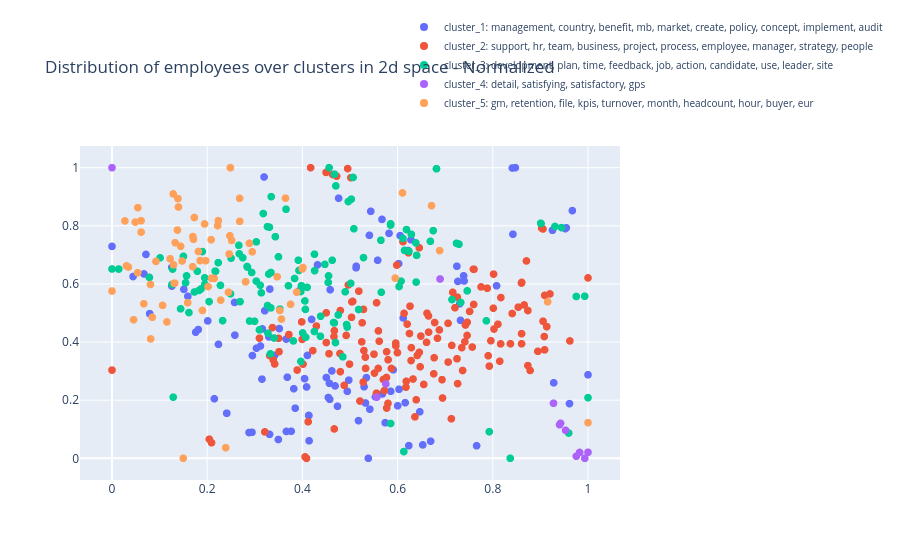

Write notebook code for a chart like this one.
### Code cell
fig = go.Figure()


for i, cl in enumerate(range(k)):
    cluster_df = averaged_employee_features[averaged_employee_features.cluster==cl]

    #plot all the employees belonging to a cluster using a new trace. 
    features = np.stack(cluster_df['feature_vector_2d'].to_numpy())
    
    #normalize the features between 0 and 1
    features_normed = preprocessing.normalize(features)
    # Normalize the features between 0 and 1 before visualization
    min_ = features.min(axis=0)
    max_ = features.max(axis=0)
    features_normed = (features - min_) / (max_ - min_)
    
    employee_titles = []
    # constructing hover text (all objectives belonging to that employee) 
    for emp in cluster_df.index.values:
        
        emp_index = employee_objective_indices[emp]
        employee_title = np_sentences[emp_index]
    
        employee_titles.append(emp + ': ' + employee_title[0:100])


    fig.add_trace(go.Scattergl(
      x=features_normed[:, 0],
      y=features_normed[:, 1],
      mode='markers',
      showlegend=True,
      text = employee_titles,
      marker=dict(size=8, color=i),
      name="cluster_"+str(cl+1) +": " + cluster_titles[cl]
    ))



fig.update_layout(title='Distribution of employees over clusters in 2d space - Normalized', legend=dict(
        x=0.6,
        y=1.4,
        traceorder='normal',
        font=dict(
            size=10)))
fig.show()
path = TopicModelObject.dir + '2D_clusters_norm.jpeg'
fig.write_image(path)

### Figure 1 — Plotly figure (JSON) as saved in the notebook; plotly's stock layout.template omitted (floating-point values rounded to 4 significant figures; data arrays with more than 128 entries replaced by an {"elided": "..."} marker saying what was removed)
{"data": [{"marker": {"color": 0, "size": 8}, "mode": "markers", "name": "cluster_1: management, country, benefit, mb, market, create, policy, concept, implement, audit", "showlegend": true, "text": ["*100464: support uk flexible working roll out contractual amendments retention program for as1 as2 implement ", "*100052: 1 communicate and cascade project details to the country leadership teams 2 enable the internal hrbp", "*100340: documentation and handover completed before start of assignment execution of m a and strategic proje", "*100444: working with mbs hr benefits team to create knowledge base documents to assist regional mbs hr to as", "*100155: support to optimize regional hr bp model in europe with focus on germany and interaction with ghrbps", "*100116: attainment of the defined goals 60 people scorecard 20 hr attrition stats 20 traing corriculum for 2", "*100243: achieve rebif performance goal 1 025b net sales placeholder objective for all other projects assignm", "*100183: 3 1 rewards a actively support merck 350 anniversary initiatives making the alignment with local hr ", "*100063: 1 contemplating offer benefit proposals liaise with hiring manager hrbp 2 exit process management en", "*100206: maintain recruiting time compared to 2016 make sure we are working in ats according to coe standards", "*100458: manage the change and deal with ambiguities ensure teamwork and align on common approach identify sy", "*100104: country factsheet prepare country factsheet for france and african countries and present them to the", "*100185: 1 finalize definition of global l d process and operational implementation finalize global learning ", "*100375: 1 f r berater koordination und tracking des recruitingprozesses teilnahme an w chentlichen recruitin", "*100012: 1 continue to build up on the asia compensation analysis to further identify elements and open items", "*100164: successful completion of aofp campaign and related materials by q4 and start of rollout successful e", "*100413: jana should get onboard the hr digital team again and work herself into the current activities of th", "*100258: implement initiatives planned by facilitating l l dyd workshops if need be communication via we eq a", "*100143: sourcing certification managerial traing courses 2019 fundamentals of management program share the t", "*100238: 1 ees 2 people development a b c 3 successfull implementation 4 successfull implementation a gdpf re", "*100437: achievement of financial targets delivery of focused priorities achieve net sales of 964 9 brl with ", "*100433: a develop and implement a holistic concept regarding d i communication develop a branding concept fo", "*100298: compliance to global hrbp program roll outs crc process pmp process dyd program 201 files digitizati", "*100106: overall working regularly with line and senior leaders to ensure a deep leadership bench that has th", "*100373: goglobal program management program implemented by end of april 2019 according to planning may 2019 ", "*100316: project milestones results action plan results milestones achieved feedback from project lead and sp", "*100259: erfolgreiche teilnahme am projekt und umsetzung der neuerungen mitwirken beim wissenstransfer kolleg", "*100070: 1 project management for corobi planning the communication strategy ensuring that the chatbot works ", "*100446: people dashboard tested and ready to use for 2019 projects completed successful or on a good status ", "*100461: provide feedback and process improvement suggestions a member of the hr quality council that adam ro", "*100425: take different approaches for continuous dialogue into consideration and reflect on pro s and con s ", "*100428: ensure high quality delivery of 7 glp journey sessions in 2018 in collaboration with mercer team tha", "*100389: development plans o lead traings on the methodology o lead workshops to work on own dp o re launch a", "*100117: bright future co own and drive bright future display together with bu head and project leader own tr", "*100071: o development plan in the system for all organization with focus on key critical roles 95 of all dps", "*100360: complete new hire traing plan and qualification plan according to set timeline", "*100492: 1 understand where you are in the merck world who are your team members how do we work what are the ", "*100108: 1 execute on hr related aspects of cross business sectors ls hc portfolio optimization project and p", "*100264: meet objectives as outlined in objective description sp 100 for r d bcps mitigation strategies in pl", "*100154: optimize regional hr service model in europe and interaction with ghrbps hr support on m a activity ", "*100400: all following measures and actions are aiming at defing a joint and integrated people strategy for t", "*100072: ensure local implementation of global guidelines incl proper involvelemnt of all stakeholder and app", "*100035: create a full portfolio of all elements including status on currently non harmonized policies by end", "*100214: create site to serve as a host for hc hrbps develop and store relative content for hrbps including t", "*100271: 1 ready to go short term successor for country hr head role pm hrbp 1 midterm successor country hr h", "*100118: ensure consistent bundeling of structural people projects and topics in germany cpi and business tra", "*100123: roles responsibilities finalize implementation of r rs in the regions create job descriptions update", "*100087: support talent review as leading pmo support as team member and pmo the hr capability workstream ful", "*100006: meet target achieve target meet target still to be worked out completing of items achieve 2 0 target", "*100047: target a f2 venta 41 51m eu opex 9 18m eu ebit 24 5m eu action plan 100 in activities and time follo", "*100265: to achieve the objective as expected provide support for topics that involve rewards governance work", "*100405: deliver relevant kpis according to plan track and improve dahsboards were need employees have receiv", "*100402: comprehensive stakeholder management pursued preparation of gl approval documentation full project p", "*100222: the objective is met when the following tasks are fulfilled major strategic ls hr projects are monit", "*100381: overseeing the hr strategy implementation holistically by steering the strategy realization office a", "*100320: familiarized with rewards landscape in austria overview created recognition as point of contact lead", "*100089: ees analyze data identify top opportunities action planning monitoring at the businesses levels defi", "*100186: contribute to the crc 2019 project as market governance team member update 2019 salary ranges and mr", "*100267: sucessful closing of final movement to new offices aftercare of employees if they are all settled in", "*100176: supporting of team internal aspects provide in the first half of 2018 to head of hr re governance co", "*100494: onboarding plan is in progress current mbs services analyzed and up to date service catalog consolid", "*100489: implementation ec support provided as need transactional activities elimination and shifting of non ", "*100135: 1 works closely with the process stream lead technology stream and implementation partner team on th", "*100507: by the end of this year get an overview of learning processes and portfolio get familiar with the ne", "*100337: assessment of organizational needs regarding digital platform implementation of new hr eva concept t", "*100452: based on gathered experience and benchmark data update hhg move policy for expats and international ", "*100102: this objectives should be joinly evaluated by randall bradford and tanja bender this objective shoul", "*100485: deliver ex factory sales of eur 495 7m at op rates 2018 and ebit of eur 259 6m tc platforms efficien", "*100338: actively participate in safety initiatives as member of site safety council partner with leadership ", "*100249: supply tools for enhanced employee engagement including communications to employee council benefits ", "*100163: collect requirements discuss feasibility identify project teams core team and extended according to ", "*100308: focus initiative strategical leadership responsibility for key projects china hr strategy india tran", "*100290: plan and execute relevant activities out of the local roda transition roadmap according to project t", "*100409: continue the support of the development beyond current role program based on 2nd intake experience a", "*100445: meet the objectives outlined in objective description take over hr bp role for all l2 functions of h", "*100190: implementierung von min drei ausschlaggebenden prozessverbesserungen prozesse im hinblick auf die di", "*100013: i continue to build up on the asia compensation analysis to further identify elements and open items", "*100436: ensure data accuracies and timely payroll submission and reporting in line with local statutory guid", "*100095: target a deliver according to hr technology roadmap i e project ad m chatbot to ease access to our p", "*100038: target a op net sales of 58 317 m eur opex of 13 484 m eur ebit of 34 951 meur f2 venta 57 898 m eu ", "*100136: the changes projects planned in 2019 are 1 sial harmonization 2 changes of work rules to be complian", "*100465: ensure local implementation of global guidelines incl proper involvment of all stakeholder and appli", "*100476: 1 review development plans to ensure quality actions have been set in place in preparation for year ", "*100335: support the implementation of new organizational structures support workforce planning activity in t", "*100027: potential conferences in march and october 2019 radar screen ongoing process giving exposure ongoing", "*100293: constantly give feedback and or create awareness on processes which are not available but need or no", "*100239: develop expertise on external requirements and guidelines research new laws regulations and requirem", "*100289: drive coordination and content of three proposed pilots partner with talent organization to drive pr", "*100115: current mbs services analyzed and up to date service catalog consolidated depending on outcome mbs r", "*100236: state of the art eva page succesful event organization for hm succesful event organization sap basf ", "*100139: create a development plan workshop for leader every leader should participate organize potential rev", "*100220: optimize regional hr service model in europe and interaction with ghrbps hr support on m a activity ", "*100188: deliver on regional op and contribute proactively to emea leadership team in market data collection ", "*100228: develope and implement key kpi and implement them for regular reporting to take data driven mobility", "*100195: detailed analysis and review of ees results for each mgf business i support directly and also mgf ov", "*100460: 1 steer overall hr organizational design to ensure fit to hr strategy ensure smooth implementation c", "*100353: a dialog with the darmstadt production site heads has been conducted an agenda for tariff topics has", "*100502: as manager of the change comms branding stream the first focus area for 2019 is to build and facilit", "*100158: a update ic traing material b provide ic traing manila colleagues c build up one source know how d v", "*100242: discuss onboarding experiences and gather opinions gather data about the initial exposure to mbs hr ", "*100363: support to program manager role as program coordination merck side counterpart for business schools ", "*100350: ad m set up basis syntax for protype use case work with test user group on lying out syntax details ", "*100435: ensure data integrity through job requisition validation ensure the collection and analysis of recru", "*100170: schedule and coordinate meetings appointments coordinate team meetings off sites and follow ups coor", "*100318: support to define the vision and mission of the team global development programs talent development ", "*100366: 1 provide end to end support for organizational changes reorganizations globally a cooperation in th", "*100138: 1 ensure timely delivery on graduate recruitment including both mt and campus hire engage stakeholde", "*100075: handover fully done onboarding finalized people development program installed ees tasks activities d"], "type": "scattergl", "x": [0.3819, 0.1758, 0.331, 0.4318, 0.3663, 0.1812, 0.3925, 0.7265, 0.4583, 0.5408, 0.4574, 0.6118, 0.5178, 0.2409, 0.9671, 0.366, 0.6466, 0.3296, 0.603, 0.3315, 0.8474, 0.6022, 0.3194, 0.3119, 0.8423, 0.4545, 0.2412, 0.5295, 0.6281, 0.6529, 0.5856, 0.8079, 0.5908, 0.4619, 0.5436, 0.3151, 0.07132, 0.3849, 0.9254, 0.4137, 0.9611, 0.7387, 0.5672, 0.5131, 0.07916, 0.3494, 0.4088, 0.2581, 0.6236, 0.3683, 0.7305, 0.3515, 0.6053, 1, 0.4567, 0.414, 0.2011, 0.1256, 0.3209, 0.582, 0.4737, 0.9525, 0.3158, 0.5127, 0.3766, 0.2941, 0.766, 0.2236, 0.6694, 0.7398, 0.4046, 0.1509, 0.4761, 0.4193, 0.5345, 0.215, 0.928, 0.7321, 0.1258, 0.8411, 0.07915, 0.7246, 0.4105, 0.2575, 0.295, 0.3416, 0.5535, 0.4974, 0.1593, 0.6221, 0.3035, 0.4132, 0, 0.4943, 0.5417, 0.4686, 0.5581, 0.4504, 0.6002, 0.568, 0.04433, 0.616, 0.5325, 0.06725, 0.5739, 0.2879, 0.5385, 0.9544], "y": [0.2394, 0.4339, 0.08248, 0.6656, 0.09249, 0.443, 0.5756, 0.6087, 0.58, 0.7672, 0.203, 0.483, 0.1295, 0.1551, 0.8523, 0.4102, 0.1601, 0.4177, 0.2376, 0.5823, 1, 0.6698, 0.968, 0.3865, 0.7709, 0.2093, 0.1551, 0.2462, 0.7519, 0.04608, 0.2306, 0.5936, 0.3045, 0.3006, 0.8499, 0.2725, 0.7015, 0.1724, 0.7845, 0.1473, 0.1881, 0.6279, 0.8222, 0.6608, 0.4974, 0.06467, 0.2455, 0.4238, 0.04359, 0.279, 0.5317, 0.4464, 0.7662, 0.2874, 0.2581, 0.06031, 0.4728, 0.6573, 0.5078, 0.7741, 0.179, 0.7902, 0.4453, 0.6556, 0.09296, 0.08956, 0.0432, 0.3921, 0.05876, 0.6103, 0.274, 0.5814, 0.895, 0.4779, 0.2776, 0.2049, 0.2598, 0.4747, 0.5926, 0.9989, 0.4979, 0.6607, 0.354, 0.5363, 0.3536, 0.354, 0.2111, 0.269, 0.5574, 0.715, 0.3789, 0.1476, 0.7291, 0.2305, 0.169, 0.2491, 0.6814, 0.2779, 0.1806, 0.2215, 0.6255, 0.1913, 0.1904, 0.6345, 0.1223, 0.08873, 0, 0.7931]}, {"marker": {"color": 1, "size": 8}, "mode": "markers", "name": "cluster_2: support, hr, team, business, project, process, employee, manager, strategy, people", "showlegend": true, "text": {"elided": "158 str values"}, "type": "scattergl", "x": {"elided": "158 float values"}, "y": {"elided": "158 float values"}}, {"marker": {"color": 2, "size": 8}, "mode": "markers", "name": "cluster_3: development, plan, time, feedback, job, action, candidate, use, leader, site", "showlegend": true, "text": {"elided": "134 str values"}, "type": "scattergl", "x": {"elided": "134 float values"}, "y": {"elided": "134 float values"}}, {"marker": {"color": 3, "size": 8}, "mode": "markers", "name": "cluster_4: detail, satisfying, satisfactory, gps", "showlegend": true, "text": ["*100235: meet objectives outlined under objective details meet the objectives outlined under objective detail", "*100334: meet target meet target based on business status with positive stakeholder feedback meet target with", "*100500: meet objective to full satisfaction meet objective to full satisfaction", "*100378: meet objectives outlined under objective details meet objectives outlined under objective details", "*100374: a onc org structure communication and implementation q2 b gps and tx m activities and implementation", "*100329: successfully complete the activities a", "*100481: meet objectives outlined under objective description meet objective outlined under objective details", "*100122: satisfactory query resolution with minimum escalations as per the defined timelines per activity 90 ", "*100169: meet objectives outined under objective details meet objectives outlined under objective details mee", "*100480: completed customer feedback satisfying completed customer as well as team member feedback satisfying", "*100209: progress in all areas meeting expectations progress in all areas meeting expectations", "*100469: activities supported on time and correctly with minimal error rate deadlines are met on time and in "], "type": "scattergl", "x": [0.9754, 0.5754, 0.9402, 0.9824, 0.9275, 0.953, 1, 0, 0.9933, 0.5564, 0.9424, 0.6892], "y": [0.007179, 0.2558, 0.1156, 0.02013, 0.1894, 0.09627, 0.02067, 1, 0, 0.2105, 0.1206, 0.617]}, {"marker": {"color": 4, "size": 8}, "mode": "markers", "name": "cluster_5: gm, retention, file, kpis, turnover, month, headcount, hour, buyer, eur", "showlegend": true, "text": ["*100215: people dimension of key projects successfully executed all org changes implemtend by april 1st kick ", "*100478: meet kpis and comply with all processes 1 time to offer globally i ve been set a target 5 days lower", "*100431: 1 quality of hipo development plans improving 2 hrbp and or business unit leader input 1 of employee", "*100044: target a achive net sales of 24 8 m eur with and opex of 4 86 m eur driving an ebit of 14 4 meur f2 ", "*100020: 1 people development ensure 85 of dps to be in place across all business units and mgf ensure 100 su", "*100332: local development activities completed by december 2019 work shadowing program enrolled till june 20", "*100002: timely completion of milestones as per the defined project roadmap completion of all milestones as p", "*100304: target 100 of biologics employees have a development plan containg at least one development objectiv", "*100272: target engagement score 4 vs 2017 survey overall 6 vs 2017 survey average of 5 indicators on a commu", "*100449: evidence of regular metrics presentations to isco leadership evidence of traing course completed cer", "*100148: did you know newsletter open rate higher than 50 click rate higher than 10 new format ready to launc", "*100283: 1 talent management concept ready by july2018 roll out communication in q3 2 roi concept ready by se", "*100091: 2018 average 6 9 2019 average 5 5 to have clear procedures and rules train the middle management and", "*100392: reduce turnover in pss to 10 close headcout gap by mid year increase engagement via the following 8 ", "*100233: i to complete get to know one one with all employees in all the client functions by dec 31 2018 ii b", "*100150: increase effectiveness of front line management by providing leadership traing kpi 1 request input f", "*100412: 1 optimize neocase use newcomers leavers contracts part time roles reporting lines sip aip 2 perform", "*100207: as per the action plan milestones kpis pslt feedback assessment time to fill 65 days for role 4 posi", "*100066: organizational development activities completed by end december 2019 project steps become a high per", "*100046: target a achive net sales of 44 86 m eur with and opex of 9 52 m eur driving an ebit of 26 35 meur f", "*100482: all of the above met the mentioned 5 for sales all mentioned as drescribed on the list of objectives", "*100457: to achieve this goal jake will lead the rfp process for tax services including rfp design vendor sel", "*100459: 1 retain 95 in a aa employees conduct talent reviews twice let manager act on 2 solve 60 of the issu", "*100050: site manufacturing 1 quality of development plans a meet development plan kpi by end of dec 19 b dev", "*100132: 1 setting up new employees and support during employment with regards to moving between funds and co", "*100181: rated same as bg as per the action plan milestones kpis pslt and psslt e2e feedback assessment bds l", "*100177: implementation of an overall learning controlling concept o consolidation of existing data sources i", "*100083: system change works without major complaints on 2019 06 01 start test group with 1 03 2019 final rol", "*100246: target 1 per quarter regional bp to lead under the skypeople branding 1 ees kpis a action plan for b", "*100467: smooth hand over to alexandra bonds in april may 2018 from april may 2018 commercial operations emea", "*100079: lt feedback assessment project milestones results action plan results time to fill 60 days in 2018 f", "*100343: 1 baseling transfer retention joint employee transition plan developed in time employment offer proc", "*100468: 80 of managers trained on la c first pilot on new manager learning cycle 80 of managers particiapte ", "*100297: revision and communication of the policies take place before june 2018 not more than monthly 1 2 hr ", "*100204: customer visits trade shows 2x per year develop capabilities according to position in the new hr ope", "*100385: workforce analysis with focus on employees with 20 years of service and impact of those employees le", "*100342: 1 create and roll out 2019 people priorities for research emea aligned with rs people strategy 2 uti", "*100327: at least 1 f2f and monthly buddy calls complete opex traing enable at least 1 wil activity on site m", "*100336: a 75 action plans in place where need for key business aa 90 action plans a 100 action plans 90 of o", "*100182: provide timely information for the annual workers council meeting provide monthly reporting on diffe", "*100026: organize site visits to all 10 pharma sites for head of pharma sites within first half of 2019 maint", "*100396: mrf or hogans assessment idp for gm 1 dna for high potentials under gm 1 quality idp 80 pip and iden", "*100024: hit most attain many attained many a attain advance the talent people objectives for isco in 2018 a ", "*100441: 1 enhancing external and internal employer branding through within the frame of the building of an e", "*100114: implimantation of employee central system acording to the global time line support all incubator com", "*100301: use and promote dashboard in visier for pss e2e once developed discussion within 1st month of new ps", "*100251: time to fill 65 days for role 4 and core role 3 positions open in 2018 100 idp completed for e2e foc", "*100384: all hr processes and deliverables in scope of the hrbp pillar provided in time and quality all hr de", "*100398: perfom a deep analisys of ees results for gms mbq mollet prepare and support the communication plan ", "*100448: 1 sign up for your phr with skillsoft to start this year finish next year 2 foxconn strategy assist ", "*100250: 85 of leaders participate in the traing 5 reduction in employee relations incidents diverse candidat", "*100501: documentation e g bt skills management sop has been updated whenever need additional process support", "*100415: started in november no objectives", "*100010: the above actions under objective description are well on track roadmapplan developed with project t", "*100509: achieving gcc op succesfull registration and launch of mavenclad team readiness and completion filli", "*100473: lunching ec project in russia close work with the global team working and testing the system filling", "*100438: 1 number of reqs 83 100 reqs of 2018 must be closed in the year time to fill and time to offer 45 da", "*100141: managers going through create a qualitative dp workshop r3 via sky people r2 via local hrbp audit an", "*100322: project deliverey against to be agreed upon milestones reduce turniver in pss to 10 close headcout g", "*100442: define org structure define phase in and out roles and responsibilites of the actors in place struct", "*100345: 1 attraction retention wellbeing roles and job codes update for 2018 salary survey 100 positions imp", "*100030: audit and feedback on 100 potential successors critical roles 80 on potentials qualitative dp worksh", "*100202: coutry audits audit rewards elements towards company and market prevalance for 10 new countries appr", "*100359: develop execute hr processes to attract develop and retain our talents 1 employees have a developmen", "*100317: smooth tr integration based on global and business approval in defined timelines achieve 100 objecti", "*100092: mollet drive 100 of the focus group sessions with all areas establish together with the areas an act", "*100261: assessment by year end based on input of business leaders assement by year end based on inputs of gm", "*100439: collaboration recognition efficiency talent development ensure effective collaboration with hr coe s", "*100496: within 30 first days understanding gho as organization gho people key hr indicators shape efficiency", "*100068: team fully supports the cpi project active filling of internal candidate pipeline all 80 fit candida", "*100051: ensure correct data and on time payroll salary payment 26th of each month vendor management 1 claim ", "*100001: 1 ensure team personal increase in the value of direct sourcing of 5 target saving 2019 is of 330 00"], "type": "scattergl", "x": [0.1319, 0.03031, 0.159, 0.2487, 0.2885, 0.1326, 0.3752, 0.2514, 0.1375, 0.0344, 0.09233, 0.1385, 0.2018, 0.1293, 0.2147, 0.1851, 0.06119, 0.1944, 0.02713, 0.2487, 0.268, 0.04533, 0.209, 0.1442, 0.4011, 0.2234, 0.1286, 0.9152, 0.2389, 0.0808, 0.173, 0.3881, 0.1969, 0.04893, 0.1154, 0.06673, 0.1497, 0.1306, 0.6713, 0.356, 0.1696, 0.595, 0.6883, 0.08123, 0.347, 0.0846, 0.2218, 1, 0.2946, 0.05385, 0.6103, 0.06104, 0.05429, 0.2806, 0, 0.4, 0.2283, 0.1712, 0.1221, 0.1396, 0.2477, 0.17, 0.1472, 0.1816, 0.2683, 0.2082, 0.3644, 0.2462, 0.1062, 0.2446, 0.3525, 0.19], "y": [0.6028, 0.6622, 0.5353, 0.9997, 0.7397, 0.7419, 0.53, 0.7496, 0.7854, 0.6582, 0.6776, 0.8936, 0.5908, 0.6657, 0.6189, 0.6804, 0.7784, 0.8064, 0.8168, 1, 0.8945, 0.4767, 0.6196, 0.7295, 0.6565, 0.8179, 0.9098, 0.5385, 0.03649, 0.5981, 0.8286, 0.5718, 0.6798, 0.8129, 0.4692, 0.5318, 0, 0.6025, 0.8693, 0.4791, 0.6594, 0.6201, 0.7147, 0.4107, 0.6247, 0.4852, 0.8005, 0.1227, 0.7106, 0.6385, 0.9131, 0.8177, 0.8626, 0.6072, 0.5756, 0.6516, 0.5443, 0.7535, 0.6865, 0.8648, 0.7658, 0.763, 0.679, 0.7117, 0.8154, 0.7522, 0.8952, 0.7031, 0.5263, 0.5713, 0.5088, 0.5088]}], "layout": {"legend": {"font": {"size": 10}, "traceorder": "normal", "x": 0.6, "y": 1.4}, "title": {"text": "Distribution of employees over clusters in 2d space - Normalized"}}}
